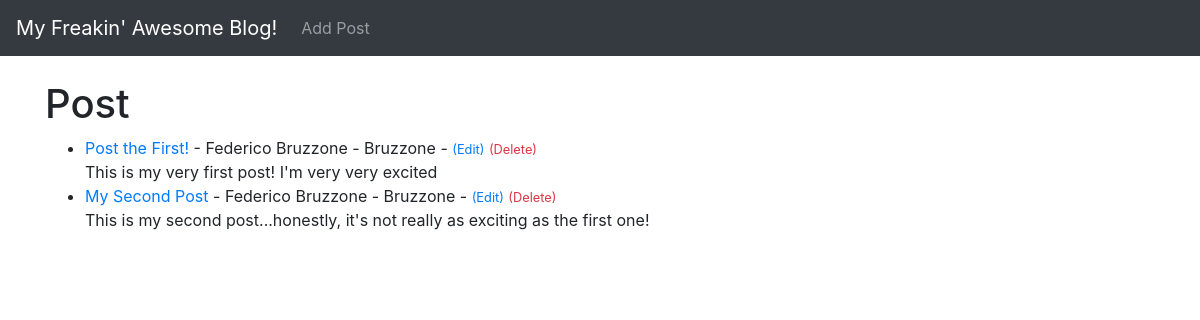
The app's page /, older data.
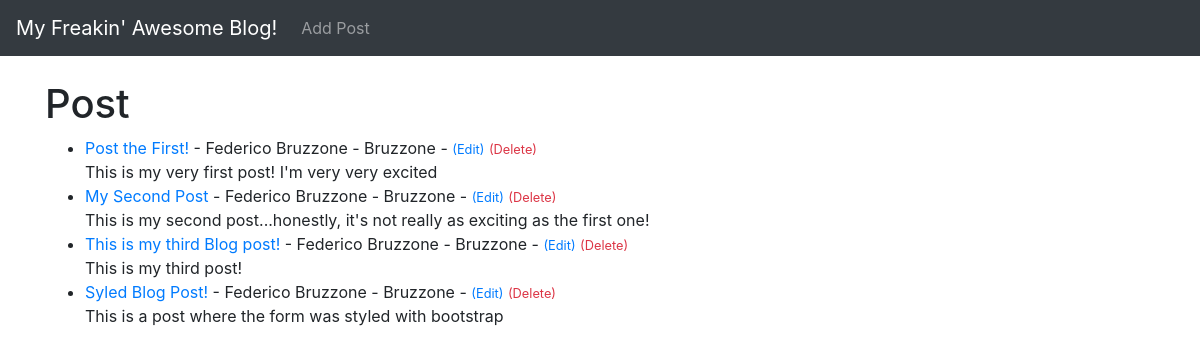
The same page, newer data.
### theblog/models.py (models this page shows, shortened)
class Post(models.Model):
    title = models.CharField(max_length=255)
    title_tag = models.CharField(max_length=255)
    author = models.ForeignKey(User, on_delete=models.CASCADE)
    body = models.TextField()
    post_date = models.DateField(auto_now_add=True)

### theblog/views.py (the view)
# urls.py: path('', HomeView.as_view(), name="home"),
class HomeView(ListView):
    model = Post
    template_name = 'home.html'
    oredering = ['-post_date']

### theblog/templates/home.html
{% extends 'base.html' %}
{% block content %}
    <h1>Post</h1>
    <ul>
    {% for post in object_list %}
        <li>
            <a href="{% url 'article_detail' post.pk %}">{{ post.title }}</a>
            - {{ post.author.first_name }} {{ post.author.last_name }}
            - {{ post.author.last_name }}
            - <small><a href="{% url 'update_post' post.pk %}">(Edit)</a></small>
              <small><a class="text-danger" href="{% url 'delete_post' post.pk %}">(Delete)</a></small><br/>
            {{ post.body }}
        </li>
    {% endfor %}
    </ul>
{% endblock %}

Row changes from the older to the newer data that the page shows:
added Post: title "This is my third Blog post!", author.first_name "Federico", author.last_name "Bruzzone", body "This is my third post!"
added Post: title "Syled Blog Post!", author.first_name "Federico", author.last_name "Bruzzone", body "This is a post where the form was styled with bootstrap"
